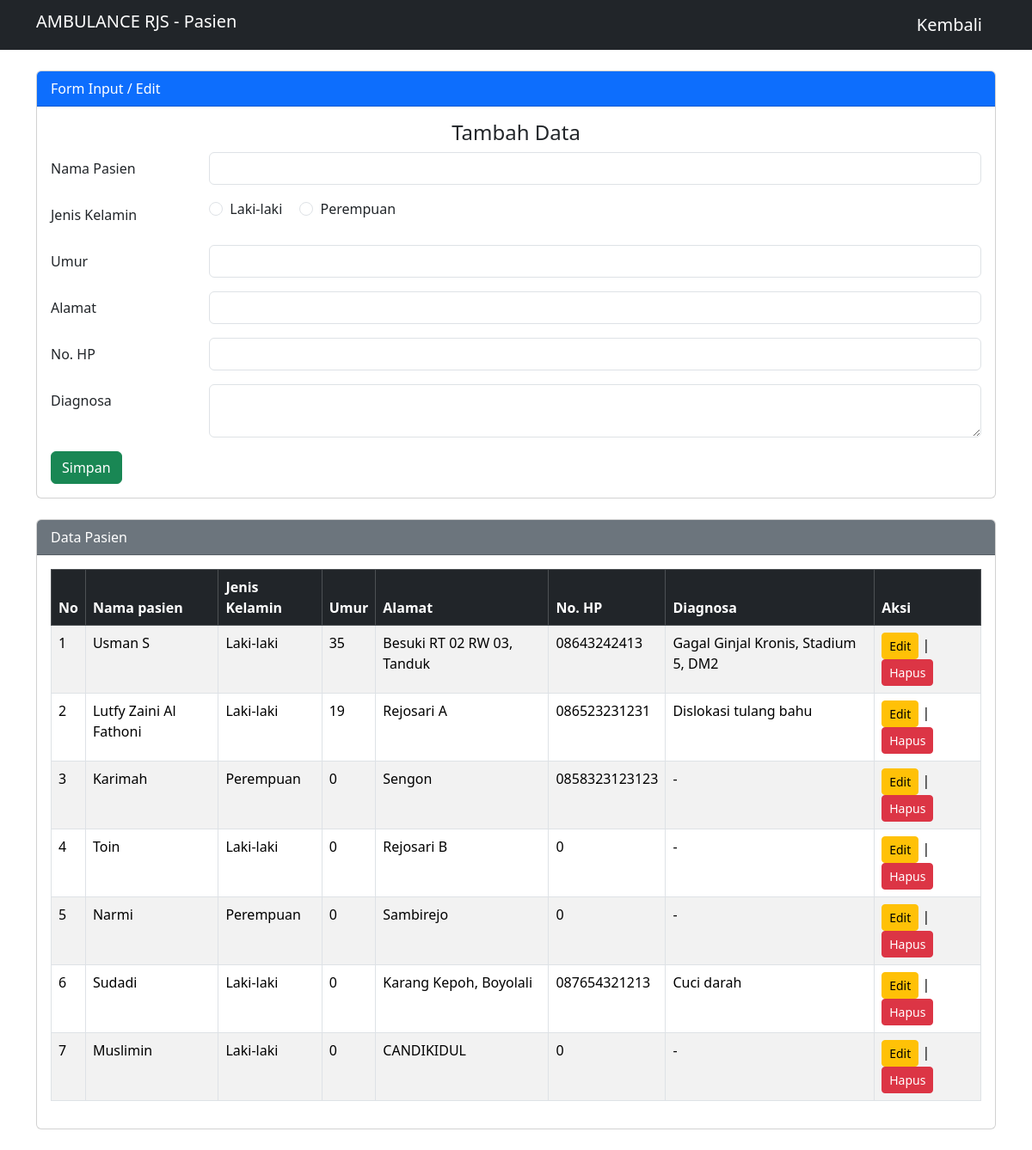
Page /pasien.php (signed in) on the committed database.
### tables this page shows
CREATE TABLE `pasien` (
  `id_pasien` int(55) NOT NULL,
  `nama_pasien` varchar(55) NOT NULL,
  `jenis_kelamin` enum('Laki-laki','Perempuan','','') NOT NULL,
  `umur` char(55) NOT NULL,
  `alamat` text NOT NULL,
  `no_hp` char(55) NOT NULL,
  `diagnosa` text NOT NULL
);

### config/koneksi.php (called while the page is built, shortened)
<?php
    class database {
        private $host = "localhost";
        private $username = "root";
        private $pass = "";
        private $db = "ambulance";
        function __construct(){
            $this->connect = mysqli_connect($this->host, $this->username, $this->pass, $this->db);
        }
    }
?>

### proses/proses-pasien.php (called while the page is built, shortened)
<?php
require_once(__DIR__ . '/../config/koneksi.php');
class pasien
{
    private $db;
    public function __construct()
    {
        $database = new database();
        $this->db = $database->connect;
    }
    public function tampil()
    {
        $data = mysqli_query($this->db, "SELECT * FROM pasien");
        return mysqli_fetch_all($data, MYSQLI_ASSOC);
    }
}

### pasien.php (the view, shortened to what this page needs)
<?php
require_once(__DIR__ . '/proses/proses-pasien.php');
$pasien = new Pasien();
$editData = NULL;
?>
<!DOCTYPE html>
<html>
<head>
    <link rel="stylesheet" href="https://cdnjs.cloudflare.com/ajax/libs/twitter-bootstrap/5.3.3/css/bootstrap.min.css">
    <link rel="stylesheet" href="https://cdn.datatables.net/2.3.2/css/dataTables.bootstrap5.css">
<body>
    <nav class="navbar navbar-dark bg-dark">
        <div class="container">
            <h3 class="navbar-brand">AMBULANCE RJS - Pasien</h3>
            <a class="navbar-brand" href="index.php">Kembali</a>
        </div>
    </nav>
    <div class="container my-4">
        <div class="card mb-4">
            <div class="card-header bg-primary text-white">Form Input / Edit</div>
            <div class="card-body">
                <div class="form-input">
                    <?php if ($editData) { ?>
                        <h4 style="text-align : center;">Edit Data</h4>
                        <form method="post" action="pasien.php">
                            <input type="hidden" name="id_pasien" value="<?= $editData['id_pasien']; ?>">
                            <div class="mb-3 row">
                                <label for="nama" class="col-sm-2 col-form-label">Nama Pasien</label>
                                <div class="col-sm-10">
                                    <input type="text" class="form-control" id="nama" name="nama" required value="<?= $editData['nama_pasien'] ?>">
                                </div>
                            </div>
                            <div class="mb-3 row">
                                <label for="jenis_kelamin" class="col-sm-2 col-form-label">Jenis Kelamin</label>
                                <div class="col-sm-10">
                                    <div class="form-check form-check-inline">
                                        <input class="form-check-input" type="radio" name="jenis_kelamin" id="jk1" value="Laki-laki" <?= ($editData['jenis_kelamin'] == 'Laki-laki') ? 'checked' : ''; ?>>
                                        <label class="form-check-label" for="jk1">Laki-laki</label>
                                    </div>
                                    <div class="form-check form-check-inline">
                                        <input class="form-check-input" type="radio" name="jenis_kelamin" id="jk2" value="Perempuan" <?= ($editData['jenis_kelamin'] == 'Perempuan') ? 'checked' : ''; ?>>
                                        <label class="form-check-label" for="jk2">Perempuan</label>
                                    </div>
                                </div>
                            </div>
                            <div class="mb-3 row">
                                <label for="umur" class="col-sm-2 col-form-label">Umur</label>
                                <div class="col-sm-10">
                                    <input type="text" name="umur" id="umur" class="form-control" required value="<?= $editData['umur'] ?>">
                                </div>
                            </div>
                            <div class="mb-3 row">
                                <label for="alamat" class="col-sm-2 col-form-label">Alamat</label>
                                <div class="col-sm-10">
                                    <input type="text" name="alamat" id="alamat" class="form-control" required value="<?= $editData['alamat'] ?>">
                                </div>
                            </div>
                            <div class="mb-3 row">
                                <label for="no_hp" class="col-sm-2 col-form-label">No. HP</label>
                                <div class="col-sm-10">
                                    <input type="text" name="no_hp" id="no_hp" class="form-control" required value="<?= $editData['no_hp'] ?>">
                                </div>
                            </div>
                            <div class="mb-3 row">
                                <label for="diagnosa" class="col-sm-2 col-form-label">Diagnosa</label>
                                <div class="col-sm-10">
                                    <textarea name="diagnosa" class="form-control" id="diagnosa" required><?= $editData['diagnosa'] ?></textarea>
                                </div>
                            </div>
                            <button type="submit" name="edit" class="btn btn-primary">Update data</button>|
                            <a href="pasien.php" class="btn btn-secondary">Batal</a>
                        </form>
                    <?php } else {  ?>
                        <h4 style="text-align : center;">Tambah Data</h4>
                        <form method="post">
                            <div class="mb-3 row">
                                <label for="nama" class="col-sm-2 col-form-label">Nama Pasien</label>
                                <div class="col-sm-10">
                                    <input type="text" class="form-control" id="nama" name="nama" required>
                                </div>
                            </div>
                            <div class="mb-3 row">
                                <label class="col-sm-2 col-form-label">Jenis Kelamin</label>
                                <div class="col-sm-10">
                                    <div class="form-check form-check-inline">
                                        <input class="form-check-input" type="radio" name="jenis_kelamin" id="jk1" value="Laki-laki">
                                        <label class="form-check-label" for="jk1">Laki-laki</label>
                                    </div>
                                    <div class="form-check form-check-inline">
                                        <input class="form-check-input" type="radio" name="jenis_kelamin" id="jk2" value="Perempuan">
                                        <label class="form-check-label" for="jk2">Perempuan</label>
                                    </div>
                                </div>
                            </div>
                            <div class="mb-3 row">
                                <label for="umur" class="col-sm-2 col-form-label">Umur</label>
                                <div class="col-sm-10">
                                    <input type="text" name="umur" id="umur" class="form-control" required>
                                </div>
                            </div>
                            <div class="mb-3 row">
                                <label for="alamat" class="col-sm-2 col-form-label">Alamat</label>
                                <div class="col-sm-10">
                                    <input type="text" name="alamat" id="alamat" class="form-control" required>
                                </div>
                            </div>
                            <div class="mb-3 row">
                                <label for="no_hp" class="col-sm-2 col-form-label">No. HP</label>
                                <div class="col-sm-10">
                                    <input type="text" name="no_hp" id="no_hp" class="form-control" required>
                                </div>
                            </div>
                            <div class="mb-3 row">
                                <label for="diagnosa" class="col-sm-2 col-form-label">Diagnosa</label>
                                <div class="col-sm-10">
                                    <textarea name="diagnosa" class="form-control" id="diagnosa" required></textarea>
                                </div>
                            </div>
                            <button type="submit" name="simpan" class="btn btn-success">Simpan</button>
                        </form>
                    <?php } ?>
                </div>
            </div>
        </div>
        <div class="card">
            <div class="card-header text-white bg-secondary">Data Pasien</div>
            <div class="card-body">
                <table class="table table-bordered table-striped" id="tablePasien">
                    <thead class="table-dark">
                        <tr>
                            <th>No</th>
                            <th>Nama pasien</th>
                            <th>Jenis Kelamin</th>
                            <th>Umur</th>
                            <th>Alamat</th>
                            <th>No. HP</th>
                            <th>Diagnosa</th>
                            <th>Aksi</th>
                        </tr>
                    </thead>
                    <?php
                    $no = 1;
                    foreach ($pasien->tampil() as $data) {
                    ?>
                        <tr>
                            <td><?php echo $no++; ?></td>
                            <td><?php echo $data['nama_pasien']; ?></td>
                            <td><?php echo $data['jenis_kelamin']; ?></td>
                            <td><?php echo $data['umur']; ?></td>
                            <td><?php echo $data['alamat']; ?></td>
                            <td><?php echo $data['no_hp']; ?></td>
                            <td><?php echo $data['diagnosa']; ?></td>
                            <td>
                                <a href="?edit=<?php echo $data['id_pasien']; ?>" class="btn btn-sm btn-warning">Edit</a> |
                                <a href="?hapus=<?php echo $data['id_pasien']; ?>" class="btn btn-sm btn-danger" onclick="return confirm('Yakin hapus data?')">Hapus</a>
                            </td>
                        </tr>
                    <?php
                    } ?>
                </table>
            </div>
        </div>
    </div>
</body>
</html>

### rows in the picture
pasien: nama_pasien "Usman S", jenis_kelamin "Laki-laki", umur "35", alamat "Besuki RT 02 RW 03, Tanduk", no_hp "08643242413", diagnosa "Gagal Ginjal Kronis, Stadium 5, DM2"
pasien: nama_pasien "Lutfy Zaini Al Fathoni", jenis_kelamin "Laki-laki", umur "19", alamat "Rejosari A", no_hp "086523231231", diagnosa "Dislokasi tulang bahu"
pasien: nama_pasien "Karimah", jenis_kelamin "Perempuan", umur "0", alamat "Sengon", no_hp "0858323123123", diagnosa "-"
pasien: nama_pasien "Toin", jenis_kelamin "Laki-laki", umur "0", alamat "Rejosari B", no_hp "0", diagnosa "-"
pasien: nama_pasien "Narmi", jenis_kelamin "Perempuan", umur "0", alamat "Sambirejo", no_hp "0", diagnosa "-"
pasien: nama_pasien "Sudadi", jenis_kelamin "Laki-laki", umur "0", alamat "Karang Kepoh, Boyolali", no_hp "087654321213", diagnosa "Cuci darah"
pasien: nama_pasien "Muslimin", jenis_kelamin "Laki-laki", umur "0", alamat "CANDIKIDUL", no_hp "0", diagnosa "-"
